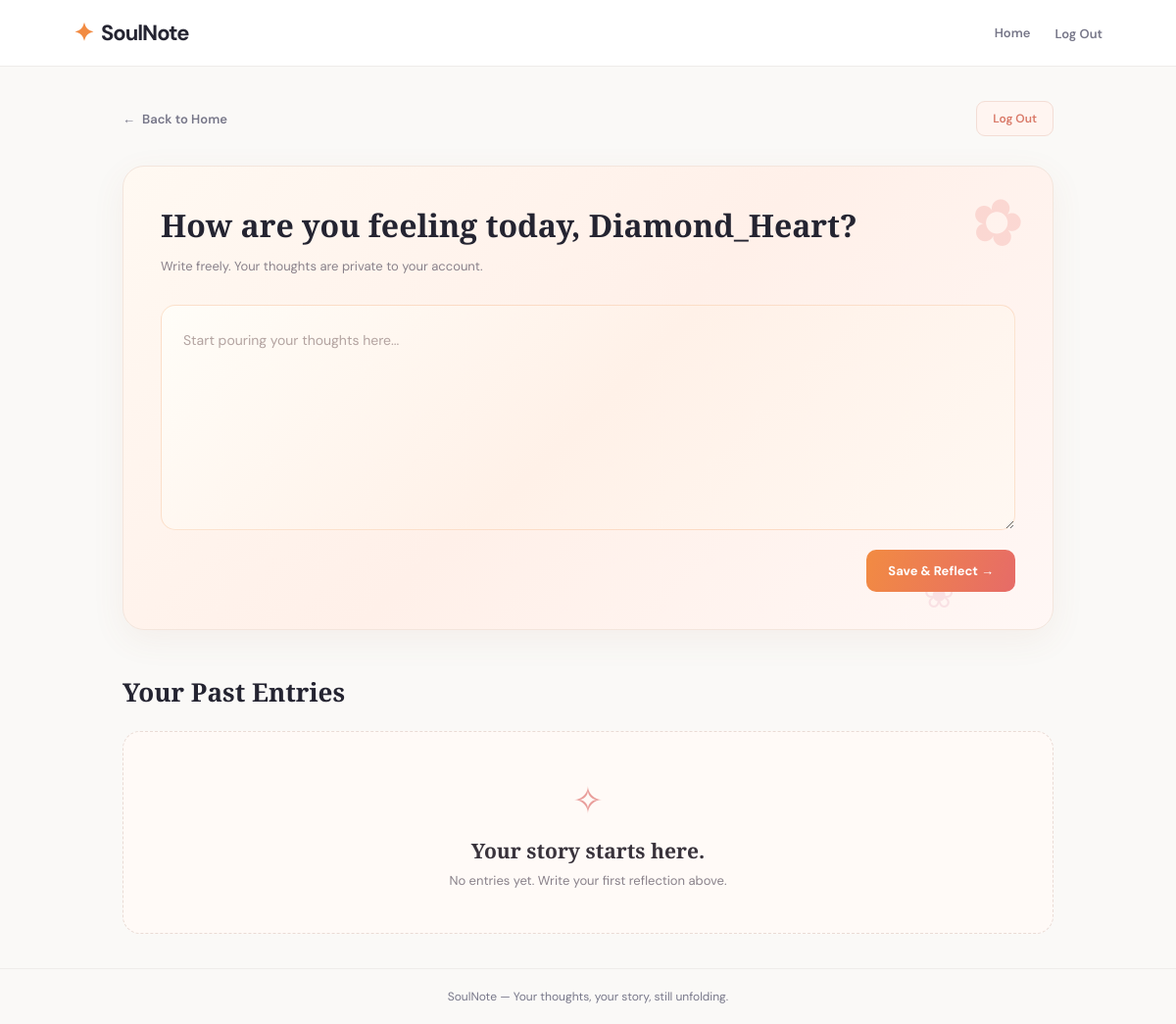
The page /diary-space (signed in) on the database as committed earlier.
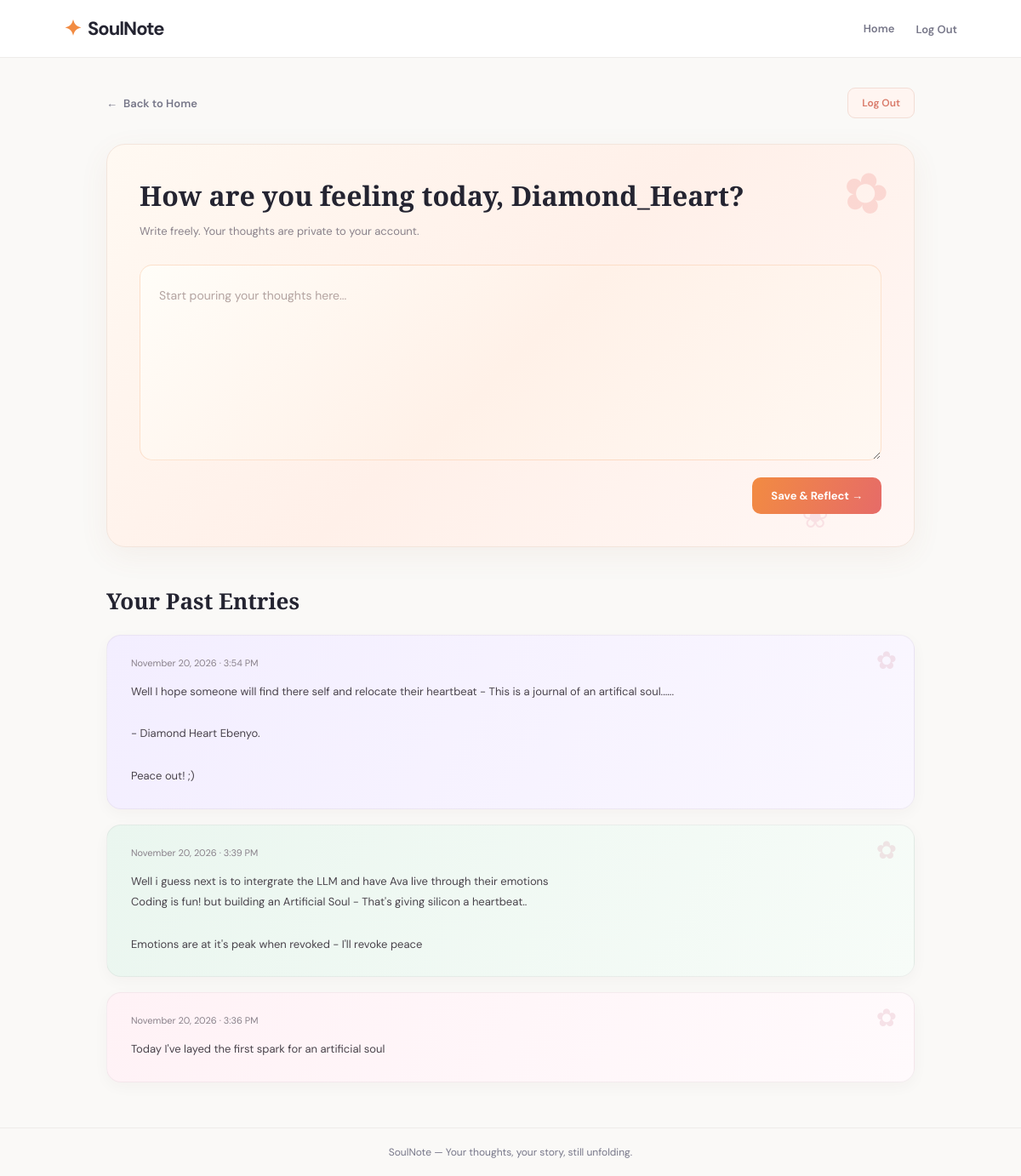
The same page on the database as committed later.
### diary/models.py (models this page shows, shortened)
class DiaryEntry(models.Model):
	entry_uuid = models.UUIDField(
		default=uuid.uuid4,
		editable=False,
		null=True
	)
	user = models.ForeignKey(User, on_delete=models.CASCADE, related_name='diary_entries')
	content = models.TextField()
	detected_emotions = models.CharField(max_length=50, blank=True, null=True)
	ai_reflection = models.TextField(blank=True, null=True)
	ip_address = models.GenericIPAddressField(blank=True, null=True)
	created_at = models.DateTimeField(auto_now_add=True)
	updated_at = models.DateTimeField(auto_now=True)
	class Meta:
		ordering = ['-created_at']
		verbose_name_plural = "Diary Entries"
		constraints = [
			models.UniqueConstraint(
				fields=['user', 'entry_uuid'],
				name='unique_entry_uuid_per_user'
			)
		]

### diary/views.py (the view)
# urls.py: path('diary-space', diary_view, name='diary-space'),
@login_required(login_url='landing')
def diary_view(request):
	if request.method == 'POST':
		form = DiaryEntryForm(request.POST)
		if form.is_valid():
			entry = form.save(commit=False)
			entry.user = request.user
			x_forwarded_for = request.META.get(
				'HTTP_X_FORWARDED_FOR'
			)
			if x_forwarded_for:
				entry.ip_address = x_forwarded_for.split(',')[0].strip()
			else:
				entry.ip_address = request.META.get('REMOTE_ADDR')
			entry.save()
			return redirect('diary-space')
	else:
		form = DiaryEntryForm()
	entries = DiaryEntry.objects.filter(
		user=request.user
	).order_by('-id')
	context = {
		'form': form,
		'entries': entries,
	}
	return render(request, 'diary/diary-space.html', context)

### diary/forms.py
class DiaryEntryForm(forms.ModelForm):
	class Meta:
		model = DiaryEntry
		fields = ['content']
		widgets = {
            'content': forms.Textarea(attrs={
                'rows': 5,
                'placeholder': 'Start pouring your thoughts here...',
                'class': 'w-full rounded-xl border border-stone-300 p-4 text-slate-700 focus:outline-none focus:ring-2 focus:ring-indigo-500 focus:border-transparent'
            })
        }

### templates/diary/diary-space.html (shortened to what this page needs)
{% extends "base.html" %}
{% load static %}
{% block extra_css %}
<link rel="stylesheet" href="{% static 'styles/diary-space.css' %}">
{% endblock %}
{% block content %}
<div class="diary-container">
    <div class="diary-header">
        <a href="{% url 'home' %}" class="back-button">
            <span>←</span> Back to Home
        </a>
        <form method="POST" action="{% url 'logout' %}">
			<button type="submit" class="logout-button">
				Log Out
			</button>
		</form>
    </div>
    <section class="reflection-card">
        <div class="reflection-heading">
            <h1>How are you feeling today, {{ request.user.username }}?</h1>
            <p>Write freely. Your thoughts are private to your account.</p>
        </div>
        <form method="POST">
            {{ form.content }}
            <div class="form-actions">
                <button type="submit" class="save-button">
                    Save & Reflect →
                </button>
            </div>
        </form>
    </section>
    <section class="entries-section">
        <h2>Your Past Entries</h2>
        {% for entry in entries %}
            <article class="entry-card">
                <div class="entry-meta">
                    <span>
                        {{ entry.created_at|date:"F j, Y · g:i A" }}
                    </span>
                </div>
                <p class="entry-content">{{ entry.content }}</p>
            </article>
        {% empty %}
            <div class="empty-state">
                <span>✧</span>
                <h3>Your story starts here.</h3>
                <p>No entries yet. Write your first reflection above.</p>
            </div>
        {% endfor %}
    </section>
</div>
{% endblock %}

Rows that differ between the two databases and show on the page:
now on this page (row edited): DiaryEntry: created_at "November 20, 2026 · 3:54 PM", content "Well I hope someone will find there self and relocate their heartbeat - This is a journal of an artifical soul...... - Diamond Heart Ebenyo. Peace out! ;)"
now on this page (row edited): DiaryEntry: created_at "November 20, 2026 · 3:39 PM", content "Well i guess next is to intergrate the LLM and have Ava live through their emotions Coding is fun! but building an Artificial Soul - That's giving silicon a heartbeat.. Emotions are at it's peak when revoked - I'll revoke peace"
now on this page (row edited): DiaryEntry: created_at "November 20, 2026 · 3:36 PM", content "Today I've layed the first spark for an artificial soul"
Other text that changed with them:
text no longer shown: "✧ Your story starts here. No entries yet. Write your first reflection above."
